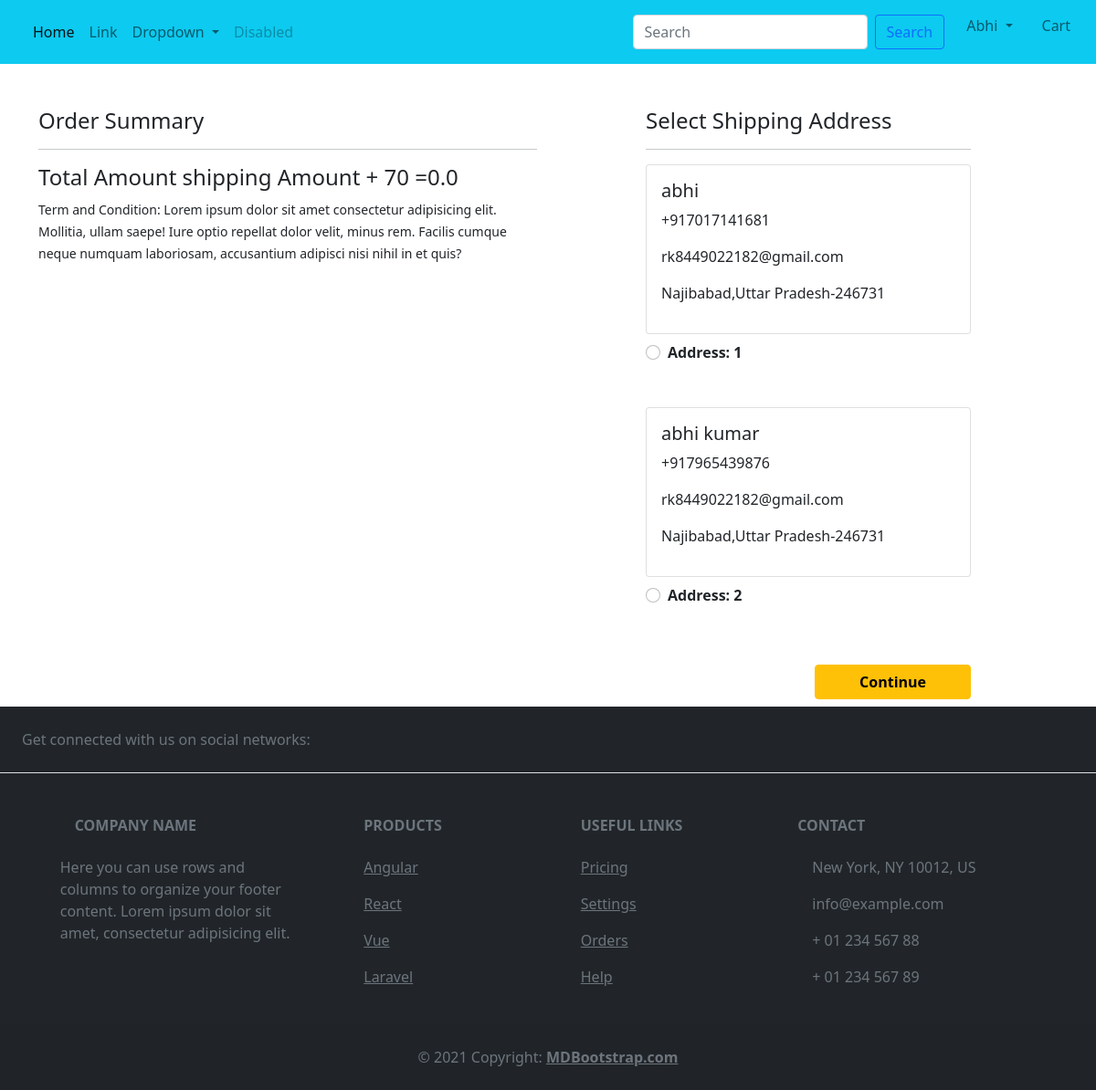
Page /checkout/ (signed in) on the committed database.
### enroll/models.py (models this page shows, shortened)
class customer(models.Model):
    user = models.ForeignKey(User,on_delete=models.CASCADE)
    name = models.CharField(max_length=50)
    phone = PhoneNumberField(null=False, blank=False, unique=True)
    email = models.EmailField(max_length=254)
    city = models.CharField(max_length=100)
    state = models.CharField(choices=STATE_CHOICE,max_length=100)
    pincode = models.IntegerField()

### enroll/views.py (the view)
# urls.py: path("checkout/", views.checkout, name="checkout"),
def checkout(request):
    user=request.user
    address=customer.objects.filter(user=user)
    cart_items=cart.objects.filter(user=user)
    amount=0.0
    shipping_amount=70.0
    total_amount=0.0
    cart_product = [p for p in cart.objects.all() if p.user==user]
    if cart_product:
        for p in cart_product:
            tmpamount=(p.quantity * p.product.discount_price)
            amount=amount+tmpamount
        total_amount=amount+shipping_amount
    return render(request,"checkout.html",{"address":address,"total_amount":total_amount,"cart_items":cart_items,"amount":amount})

### templates/checkout.html (shortened to what this page needs)
{% extends "base.html" %}
{% load static %}
{% block content %}
<div class="container mb-2">
  <div class="row mt-5">
    <div class="col-sm-6">
      <h4>Order Summary</h4>
      <hr>
      <h4>Total Amount shipping Amount + 70 ={{total_amount}}</h4>
      <small>Term and Condition: Lorem ipsum dolor sit amet consectetur adipisicing elit. Mollitia, ullam saepe! Iure
        optio repellat dolor velit, minus rem. Facilis cumque neque numquam laboriosam, accusantium adipisci nisi nihil
        in et quis?</small>
    </div>
    <div class="col-sm-4 offset-sm-1">
      <h4>Select Shipping Address</h4>
      <hr>
      <form action="/paymentdone">
        {% for ad in address %}
        <div class="card">
          <div class="card-body">
            <h5>{{ad.name}}</h5>
            <p>{{ad.phone}}</p>
            <p>{{ad.email}}</p>
            <p>{{ad.city}},{{ad.state}}-{{ad.pincode}}</p>
          </div>
        </div>
        <div class="form-check mt-2 mb-5">
          <input class="form-check-input" type="radio" value="{{ad.id}}" name="custid" id="custadd{{forloop.counter}}">
          <label class="form-check-label fw-bold" for="">
            Address: {{forloop.counter}} </label>
        </div>
        {% endfor %}
        <div class="text-end">
          <button type="submit" class="btn btn-warning mt-3 px-5 fw-bold">Continue</button>
        </div>
      </form>
    </div>
  </div>
</div>
{% endblock content %}

### templates/base.html (shortened to what this page needs)
<!doctype html>
{% load static %}
<html lang="en">
<head>
  <link href="https://cdn.jsdelivr.net/npm/bootstrap@5.0.2/dist/css/bootstrap.min.css" rel="stylesheet"
>
    <link rel="stylesheet" href="{% static 'css/ok.css' %}">
</head>
<body>
  <nav class="navbar navbar-expand-lg navbar-light bg-info">
    <div class="container-fluid">
      <div class="collapse navbar-collapse" id="navbarSupportedContent">
        <ul class="navbar-nav me-auto mb-2 mb-lg-0">
          <li class="nav-item">
            <a class="nav-link active" aria-current="page" href="{% url 'home' %}">Home</a>
          </li>
          <li class="nav-item">
            <a class="nav-link" href="#">Link</a>
          </li>
          <li class="nav-item dropdown">
            <a class="nav-link dropdown-toggle" href="#" id="navbarDropdown" role="button" data-bs-toggle="dropdown"
              aria-expanded="false">
              Dropdown
            </a>
          </li>
          <li class="nav-item">
            <a class="nav-link disabled" href="#" tabindex="-1" aria-disabled="true">Disabled</a>
          </li>
        </ul>
        <div>
          <ul class="navbar-nav me-auto mb-2 mb-lg-0">
            <form method="get" action="/search" class="d-flex justify-content-center p-2">
              <input type="search" class="form-control me-2" name="search" id="search" placeholder="Search">
              <input type="submit" class="btn btn-outline-primary" value="Search">
            </form>
            {% if request.user.is_authenticated %}
            <li class="nav-item dropdown mx-2">
              <a class="nav-link dropdown-toggle " href="#" id="profileDropdown" role="button" data-bs-toggle="dropdown"
                aria-expanded="false">
                {{request.user.username|capfirst}}
              </a>
            </li>
            <li class="nav-item mx-2">
              <a href="{% url 'cart' %}" class="nav-link "> Cart </a>
            </li>
            {% endif %}
          </ul>
        </div>
      </div>
    </div>
  </nav>
{% block content %}{% endblock content %}
<footer class="text-center text-lg-start bg-dark text-muted">
  <section class="d-flex justify-content-center justify-content-lg-between p-4 border-bottom">
    <div class="me-5 d-none d-lg-block">
      <span>Get connected with us on social networks:</span>
    </div>
    <div>
    </div>
  </section>
  <section class="">
    <div class="container text-center text-md-start mt-5">
      <div class="row mt-3">
        <div class="col-md-3 col-lg-4 col-xl-3 mx-auto mb-4">
          <h6 class="text-uppercase fw-bold mb-4">
            Company name
          </h6>
          <p>
            Here you can use rows and columns to organize your footer content. Lorem ipsum
            dolor sit amet, consectetur adipisicing elit.
          </p>
        </div>
        <div class="col-md-2 col-lg-2 col-xl-2 mx-auto mb-4">
          <h6 class="text-uppercase fw-bold mb-4">
            Products
          </h6>
          <p>
            <a href="#!" class="text-reset">Angular</a>
          </p>
          <p>
            <a href="#!" class="text-reset">React</a>
          </p>
          <p>
            <a href="#!" class="text-reset">Vue</a>
          </p>
          <p>
            <a href="#!" class="text-reset">Laravel</a>
          </p>
        </div>
        <div class="col-md-3 col-lg-2 col-xl-2 mx-auto mb-4">
          <h6 class="text-uppercase fw-bold mb-4">
            Useful links
          </h6>
          <p>
            <a href="#!" class="text-reset">Pricing</a>
          </p>
          <p>
            <a href="#!" class="text-reset">Settings</a>
          </p>
          <p>
            <a href="#!" class="text-reset">Orders</a>
          </p>
          <p>
            <a href="#!" class="text-reset">Help</a>
          </p>
        </div>
        <div class="col-md-4 col-lg-3 col-xl-3 mx-auto mb-md-0 mb-4">
          <h6 class="text-uppercase fw-bold mb-4">Contact</h6>
          <p> New York, NY 10012, US</p>
          <p>
            info@example.com
          </p>
          <p> + 01 234 567 88</p>
          <p> + 01 234 567 89</p>
        </div>
      </div>
    </div>
  </section>
  <div class="text-center p-4" style="background-color: rgba(0, 0, 0, 0.025);">
    © 2021 Copyright:
    <a class="text-reset fw-bold" href="https://mdbootstrap.com/">MDBootstrap.com</a>
  </div>
</footer>
</body>
</html>

### static/css/ok.css (style rules this page uses)
body { background-image: "C:\Users\hp\Desktop\add_to_cart\cart\static\images\annie-spratt-wuc-KEIBrdE-unsplash.jpg"; }

### templates/base.html (style rules this page uses)
body { padding-right: 0; padding-left: 0; margin: 0; }

### rows in the picture
customer: name "abhi", phone "+917017141681", email "rk8449022182@gmail.com", city "Najibabad", state "Uttar Pradesh", pincode "246731"
customer: name "abhi kumar", phone "+917965439876", email "rk8449022182@gmail.com", city "Najibabad", state "Uttar Pradesh", pincode "246731"

### other values in the picture
{{ request.user.username|capfirst }} "Abhi"
{{ total_amount }} "0.0"
